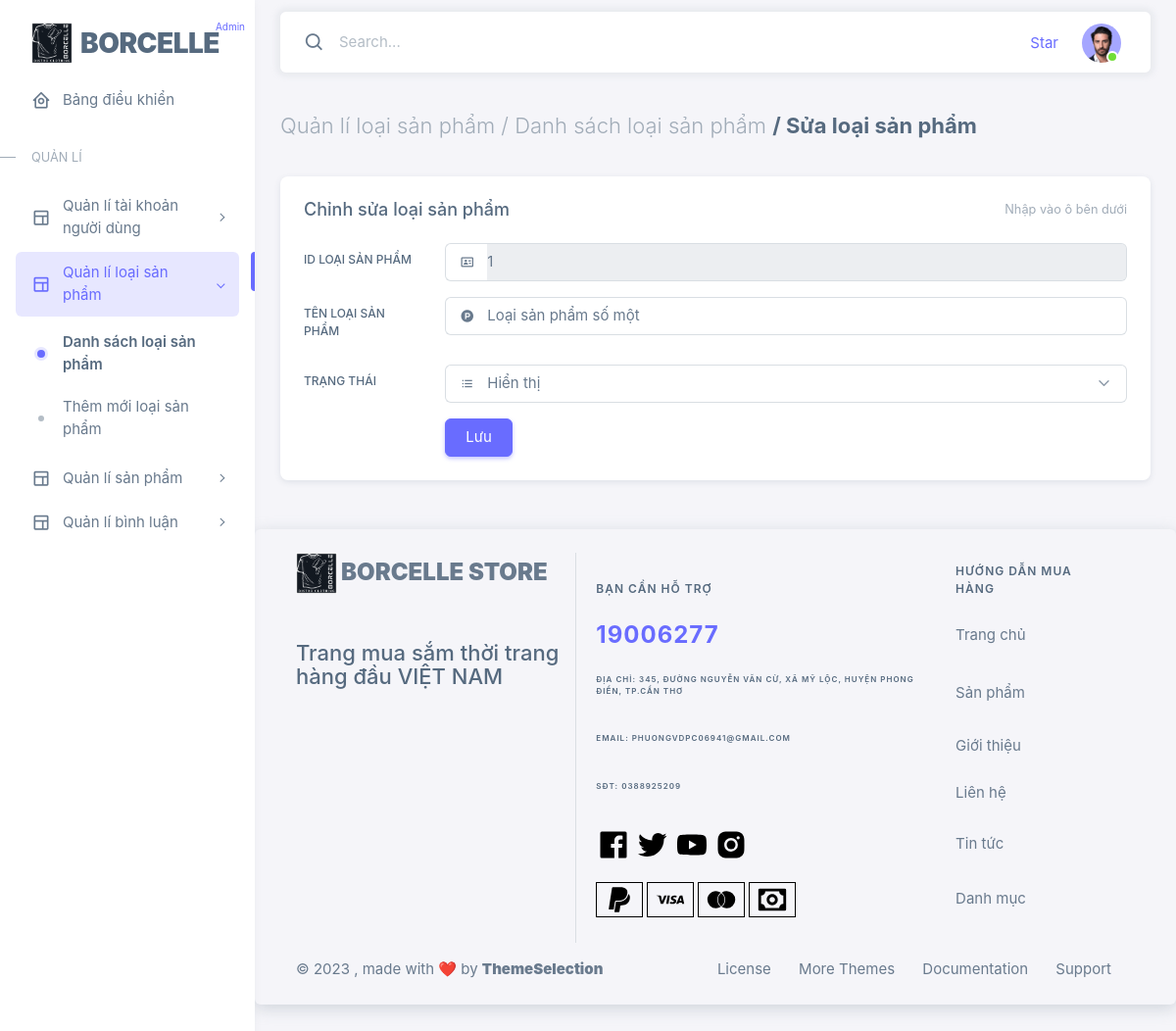
Page /admin/frontend/sua_loaisp.php?id_lsp=1 on the earlier database version.
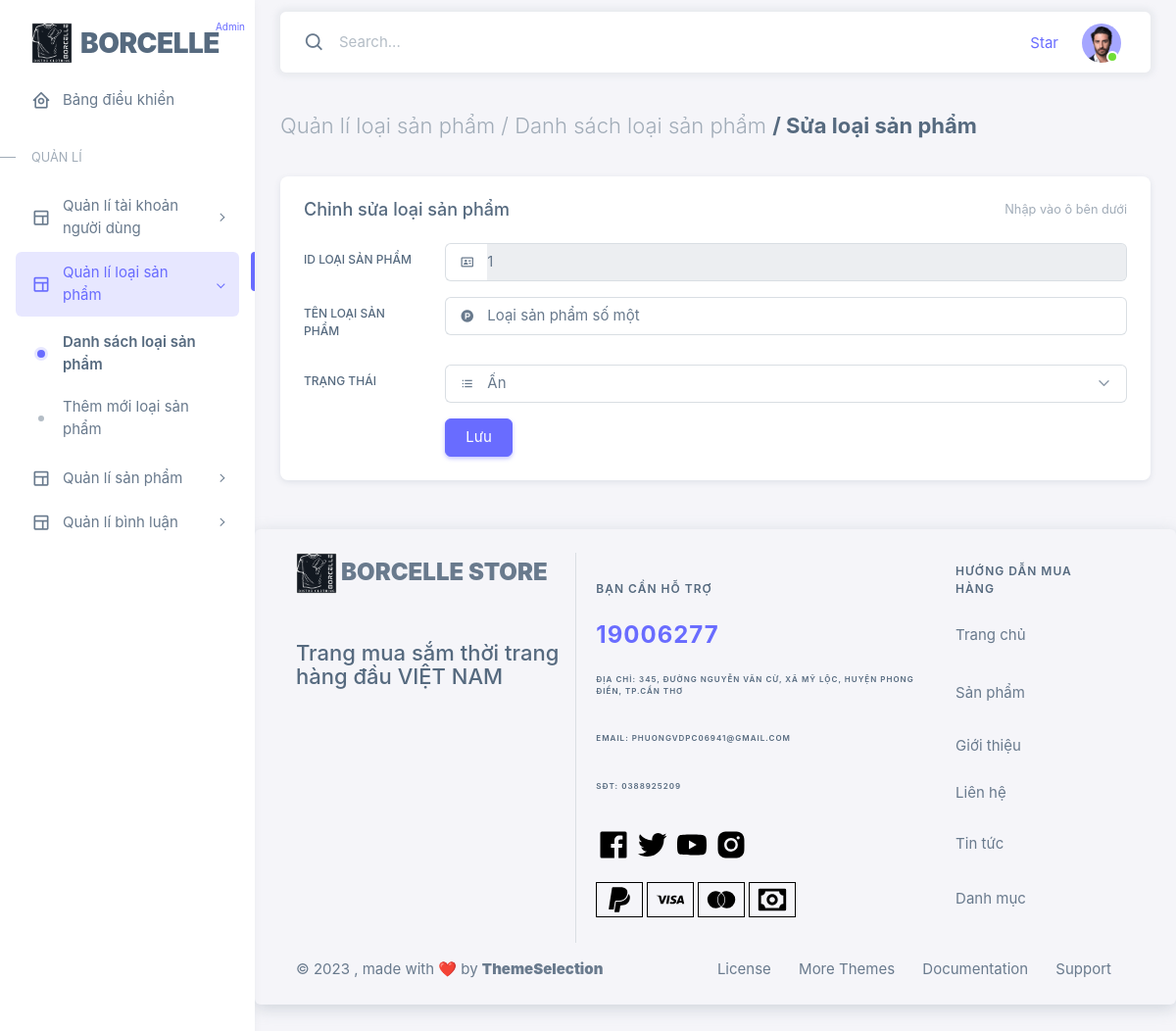
Same page on the later database version.
### tables this page shows
CREATE TABLE `loaisanpham` (
  `id_lsp` int NOT NULL,
  `ten` varchar(255) DEFAULT NULL,
  `trangthai` varchar(255) DEFAULT NULL
);

### admin/backend/pdo.php (called while the page is built, shortened)
<?php
class connect
{
    function pdo_get_connection()
    {
        $dburl = 'mysql:host=localhost;dbname=asm_store_borcelle';
        $username = 'root';
        $password = 'mysql';
        $conn = new PDO($dburl, $username, $password);
        $conn->setAttribute(PDO::ATTR_ERRMODE, PDO::ERRMODE_EXCEPTION);
        return $conn;
    }
    function pdo_query_one($sql)
    {
        $sql_args = array_slice(func_get_args(), 1);
        try {
            $conn = $this->pdo_get_connection();
            $stmt = $conn->prepare($sql);
            $stmt->execute($sql_args);
            $row = $stmt->fetch(PDO::FETCH_ASSOC);
            return $row;
        } catch (PDOException $e) {
            throw $e;
        } finally {
            unset($conn);
        }
    }
}

### admin/act-admin/loaisp.php (called while the page is built, shortened)
<?php
class loaisp
{
    public function getById($id)
    {
        $db = new connect();
        $sql = "SELECT * FROM loaisanpham WHERE id_lsp = $id ";
        $result = $db->pdo_query_one($sql);
        return $result;
    }
}

### admin/frontend/sua_loaisp.php (the view, shortened to what the changed rows need)
<?php include "html.php"; ?>
  <body>
    <div class="layout-wrapper layout-content-navbar">
      <div class="layout-container">
        <div class="layout-page">
          <div class="content-wrapper">
            <div class="container-xxl flex-grow-1 container-p-y">
              <div class="row">
                <div class="col-xxl">
                  <div class="card mb-4">
                    <div class="card-body">
                    <form action="../backend/loaisp-sua.php" method="post">
                      <?php
                        include "../backend/pdo.php";
                        include "../act-admin/loaisp.php";
                        $loaisp = new loaisp();
                        $id_lsp = $_GET["id_lsp"];
                        $rows = $loaisp->getById($id_lsp);
                      ?>
                        <div class="row mb-3">
                          <div class="col-sm-10">
                            <div class="input-group input-group-merge">
                              <span id="loaisp" class="input-group-text"
                                ><i class='bx bx-id-card'></i></span>
                              <input
                                type="text"
                                class="form-control"
                                id="id_lsp"
                                required readonly
                                name="id_lsp"
                                value="<?=$rows['id_lsp']?>"
                              />
                            </div>
                          </div>
                        </div>
                        <div class="row mb-3">
                          <div class="col-sm-10">
                            <div class="input-group input-group-merge">
                              <span id="loaisp" class="input-group-text"
                                ><i class='bx bxl-product-hunt' ></i></span>
                              <input
                                type="text"
                                class="form-control"
                                id="ten"
                                value="<?=$rows['ten']?>"
                                name="ten"
                              />
                            </div>
                          </div>
                        </div>
                        <div class="row mb-3">
                          <div class="col-sm-10">
                            <div class="input-group input-group-merge">
                              <span id="trangthai" class="input-group-text"
                                ><i class='bx bx-list-ul'></i></span>
                              <select name="trangthai" id="trangthai" class="form-control form-select " >
                                  <option class="form-control" value="Hiển thị" <?php if ($rows["trangthai"] == "Hiển thị") echo "selected"; ?>>Hiển thị</option>
                                  <option class="form-control" value="Ẩn" <?php if ($rows['trangthai'] == "Ẩn") echo "selected"; ?>>Ẩn</option>
                              </select>
                            </div>
                          </div>
                        </div>
                      </form>
                    </div>
                  </div>
                </div>
              </div>
            </div>
            <?php include "footer-main.php" ?>
          </div>
        </div>
      </div>
    </div>
  </body>
</html>

Differences in the rows shown:
changed loaisanpham "Loại sản phẩm số một": trangthai "Hiển thị" → "Ẩn"
